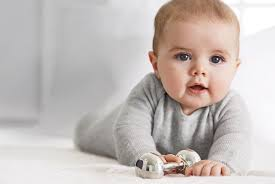
#> input picture Learning/baby.jpg, 275 x 184 px
$ python Test48_ModesandFilters.py
#> lines starting #> are read from the running program, lines starting #| are printed output that depends on the picture
'''
Modes and Filters:模式和过滤器

'''

from PIL import Image
from PIL import ImageFilter

baby = Image.open('baby.jpg')
#> baby is the input picture: PIL image 275x184 RGB; mean R, G, B 196.8, 188.4, 184.8
# 灰白色
black_white = baby.convert('L')
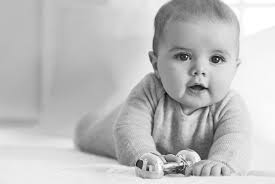
#> black_white: PIL image 275x184 L; min 5, max 255, mean 190.5
# 模糊
blur = baby.filter(ImageFilter.BLUR)
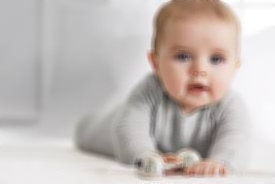
#> blur: PIL image 275x184 RGB; mean R, G, B 196.8, 188.5, 184.9
# 详细
detail = baby.filter(ImageFilter.DETAIL)
# 查找边缘
edges = baby.filter(ImageFilter.FIND_EDGES)
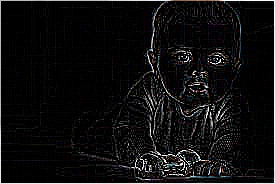
#> edges: PIL image 275x184 RGB; mean R, G, B 14.6, 14.5, 14.7

baby.show()
black_white.show()
blur.show()
detail.show()
edges.show()
